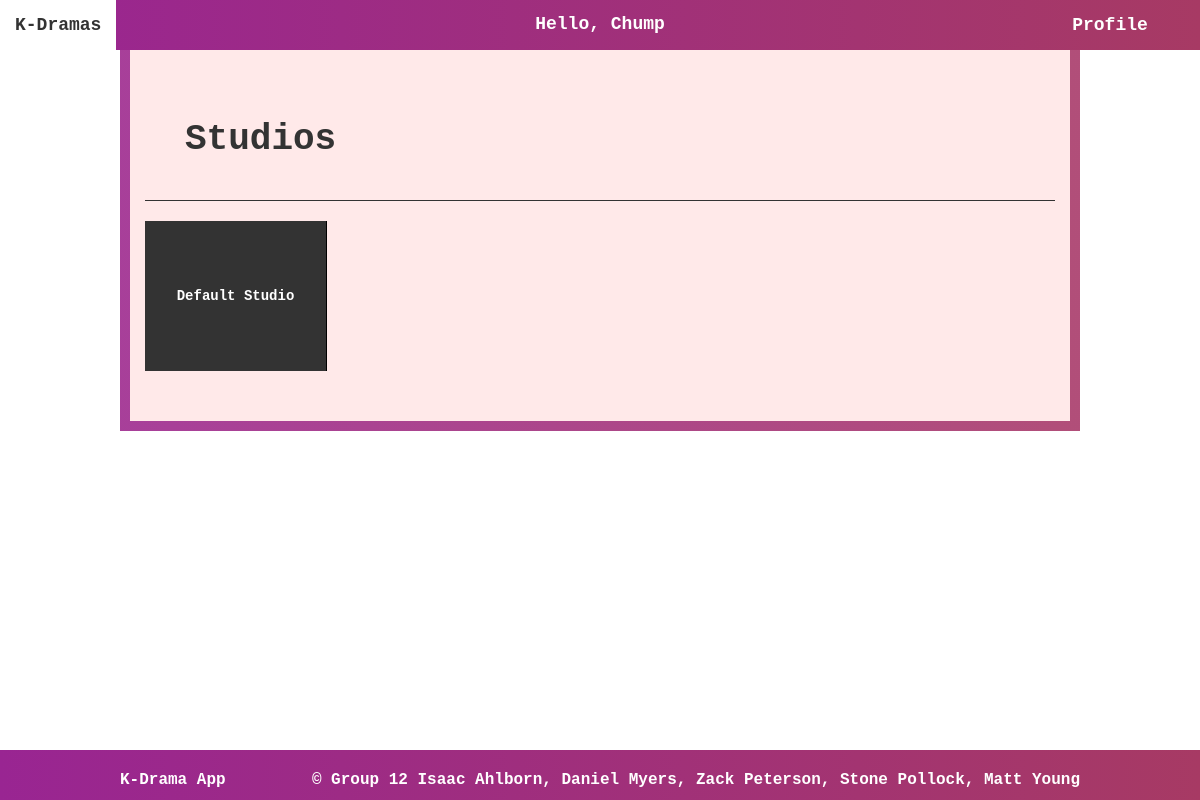
/kdrama/studios/ (signed in), run on an earlier commit of the app's database.
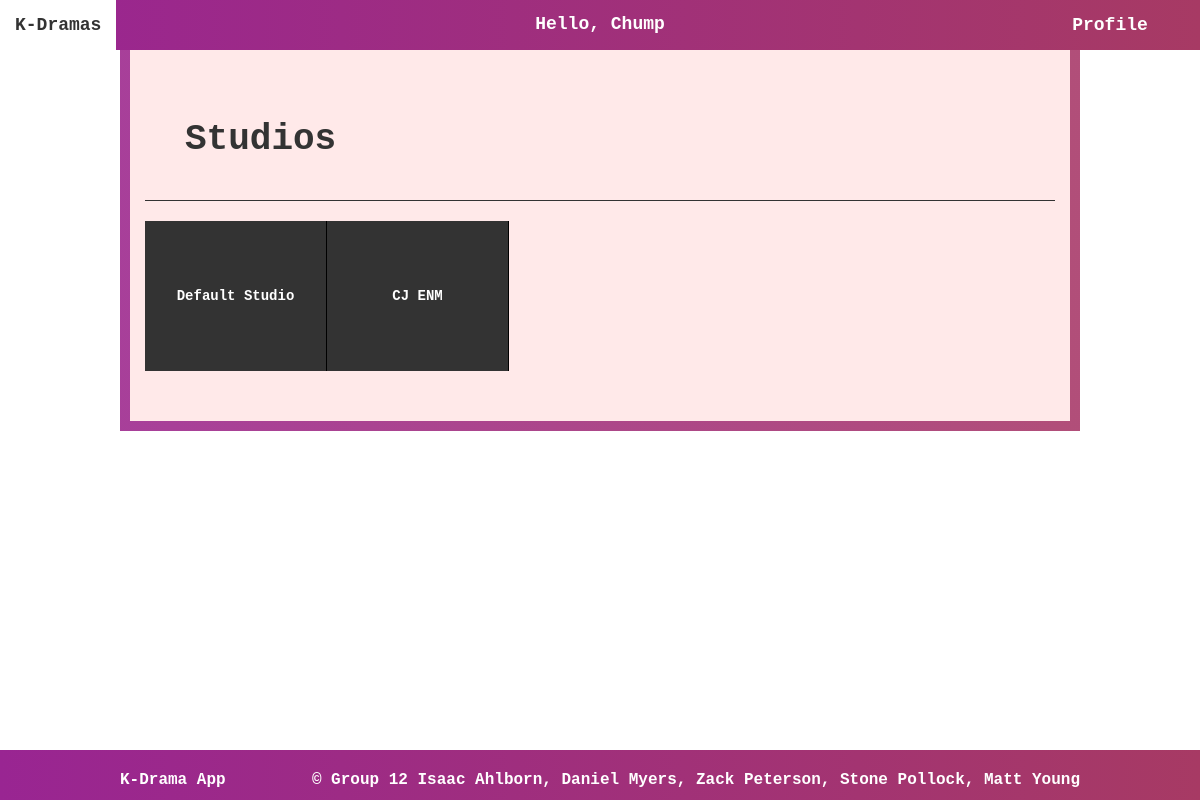
And on a later commit of the database.
### kdrama/models.py (models this page shows)
class Studio(models.Model):
    studio_id = models.AutoField(primary_key=True)
    name = models.CharField(max_length=100)
    founded = models.DateField()
    owner = models.CharField(max_length=100)
    def __str__(self):
        return self.name

### kdrama/views.py (the view)
# urls.py: path('studios/', StudioListView.as_view(), name='studio-list'),
class StudioListView(LoginRequiredMixin, View):
    template_name = 'studio/studio_list.html'
    def get(self, request):
        studios = Studio.objects.all()
        context = {'studios':studios}
        return render(request, self.template_name, context)

### templates/studio/studio_list.html (shortened to what this page needs)
<!DOCTYPE html>
<html lang="en">
<head>
    {% load static %}
    <link rel="stylesheet" href="https://maxcdn.bootstrapcdn.com/bootstrap/3.3.7/css/bootstrap.min.css">
    <link rel="stylesheet" type="text/css" href="{% static 'css/styles.css' %}">
    <link rel="stylesheet" type="text/css" href="{% static 'css/people_list.css' %}">
</head>
<body>
    {% include '../blocks/header.html' %}
    <div class="container">
        <h1 id="title">Studios</h1>
        <hr style="width:100%">
        <div id="studio-array">
            {% for studio in studios %}
                <a href="{% url 'studio-details' studio.studio_id %}" id="button-styles">
                    <div id="studio-pane" >
                        {{ studio }}
                    </div>
                </a>
            {% endfor %}
        </div>
    </div>
    <div class="footer" id="bootstrap-override">
        <p id="footer-title">K-Drama App</h4>
        <p id="footer-info">© Group 12 Isaac Ahlborn, Daniel Myers, Zack Peterson, Stone Pollock, Matt Young</h4>
    </div>
</body>
</html>

### templates/blocks/header.html (shortened to what this page needs)
<nav class="navbar navbar-light" id="remove-spacing">
    <div class="heading">
      <div class="navbar-header">
         <a class="text-white navbar-brand" id="home-link" href="{% url 'movie-list' %}">K-Dramas</a>
      </div>
      <p id="greeting">Hello, {{user.username}}</h2>
      <div class="dropdown" id="text-white">
        <span>Profile</span>
      </div>
    </div>
</nav>

### static/css/styles.css (style rules this page uses)
* { font-family: Courier, monospace; font-weight: bolder; }
body { background-image: url("../images/flowerbackground.jpg"); background-size: 1200px 1200px; background-repeat: repeat; margin: 0px; padding: 0px; min-height: 100vh; position: relative; top:0; }
body::after { content: ''; display: block; height: 50px; }
.footer { position: absolute; margin-top: 50px; width: 100%; bottom:0; height: 50px; background-image: linear-gradient(to right, #992592, #A73A64); color:white; font-family: Courier, monospace; font-weight: bolder; }
#bootstrap-override { font-family: Courier, monospace; font-weight: bolder; font-size: 16px; }
#footer-title { position: absolute; left:10%; top: 19px; }
#footer-info { position: absolute; right:10%; top: 19px; }
.container { background-color: #FFE6E6; border-width:10px; border-style: solid; border-image: linear-gradient(to right, #AA36A3, #B84B75) 1; }
.navbar { background-image: linear-gradient(to right, #992592, #A73A64); border-radius: 0px; border: none; }
#home-link { color: white; font-weight: 900; }
.dropdown { display:inline-block; color: white; text-align: center; line-height: 50px; height: 50px; width: 160px; position: absolute; right:10px; font-size: 18px; }
#greeting { font-weight: 900; font-size: 18px; color: white; position: absolute; top: 50%; left:50%; transform: translate(-50%, -50%); }
hr { border-color: #333333; }

### static/css/people_list.css (style rules this page uses)
body { min-height: 100vh; position: relative; top:0; }
body::after { content: ''; display: block; height: 50px; }
.container { margin-top: 0px; width: 80vw; border-top: none; margin-left: 50%; transform: translateX(-50%); margin-bottom: 50px; background-color: #FFE6E6DF; border-image: linear-gradient(to right, #9b278edf, #a63869DF) 1; padding-top: 50px; }
#remove-spacing { margin-bottom: 0; }
#button-styles { text-decoration: none; color:#333333; width: 25%; margin-bottom: 50px; }
#title { font-weight: 700; margin-left: 40px; margin-bottom: 40px; }

### templates/studio/studio_list.html (style rules this page uses)
#studio-array { display: flex; flex-direction: row; flex-wrap: wrap; width: 100%; }
#studio-pane { background-color: #333333; color:white; width:100%; height: 150px; text-align: center; display:flex; justify-content: center; align-items: center; align-content: center; border-right: 1px solid black; }
#button-styles { width: 20% }

What changed in the data, as far as the page shows it:
added Studio: name "CJ ENM"
